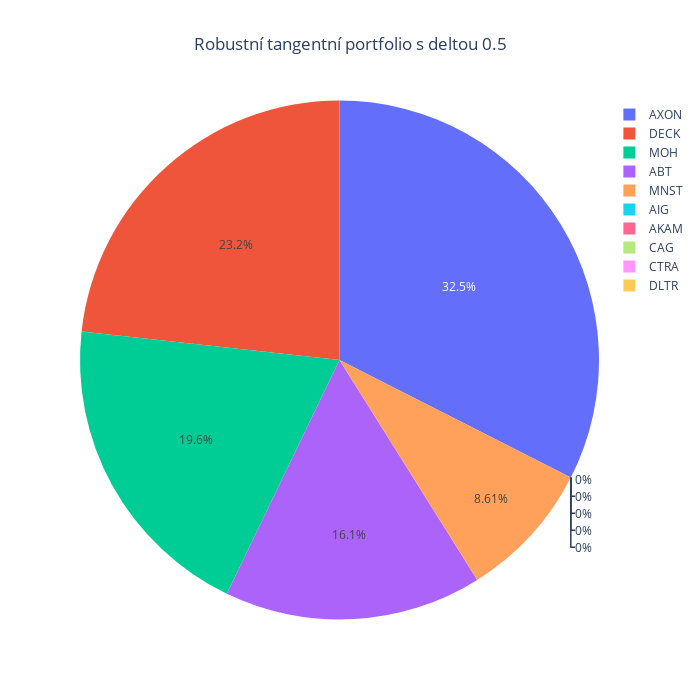

Notebook code cell kept with this figure:
### Code cell
weightsCustomDeltaTangent = RobustLedoitWolfCustomDeltaMaxSharpe(prices = prices, custom_delta = 0.5)
weightsPlot(weightsCustomDeltaTangent, title = "Robustní tangentní portfolio s deltou 0.5")

### Figure 1 — Plotly figure (JSON) as saved in the notebook; plotly's stock layout.template omitted (floating-point values rounded to 4 significant figures)
{"data": [{"labels": ["ABT", "AIG", "AKAM", "AXON", "CAG", "CTRA", "DECK", "DLTR", "MNST", "MOH"], "type": "pie", "values": [0.1606, 0, 0, 0.3248, 0, 0, 0.2324, 0, 0.08605, 0.1961]}], "layout": {"height": 700, "title": {"text": "Robustní tangentní portfolio s deltou 0.5", "x": 0.5}, "width": 700}}
